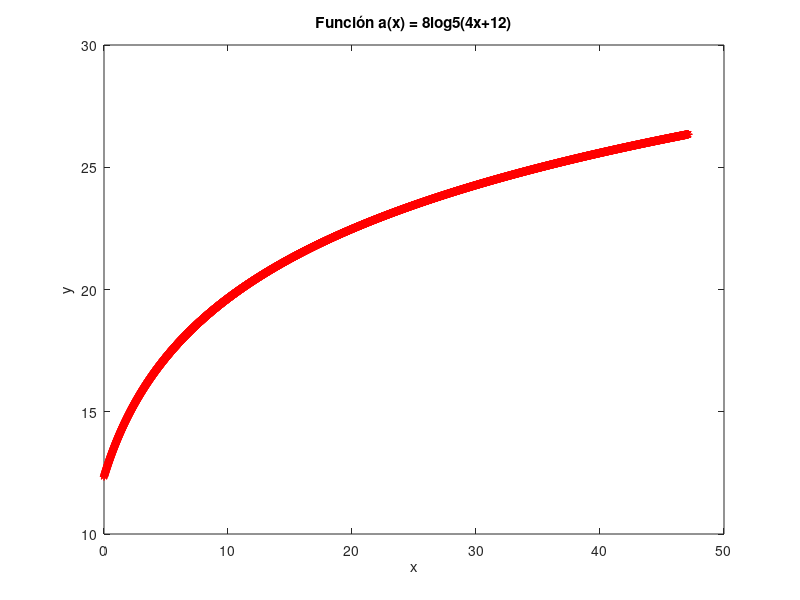
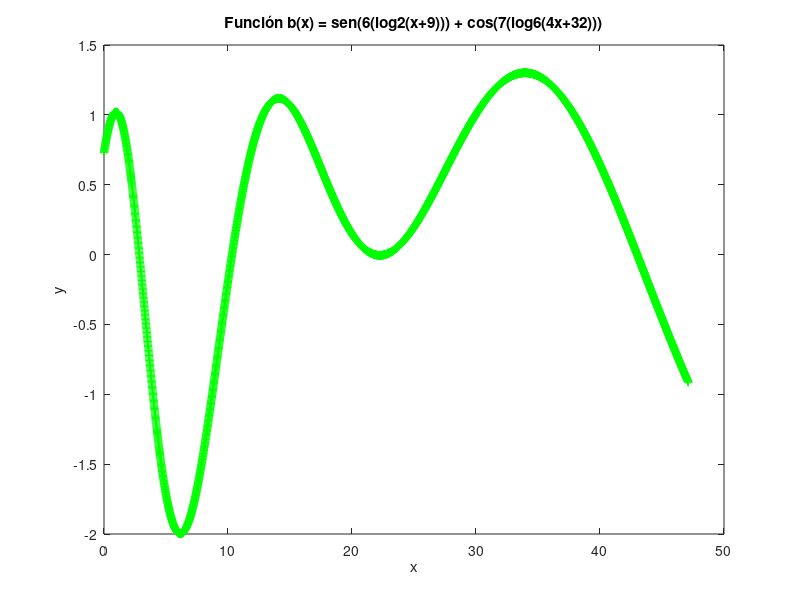
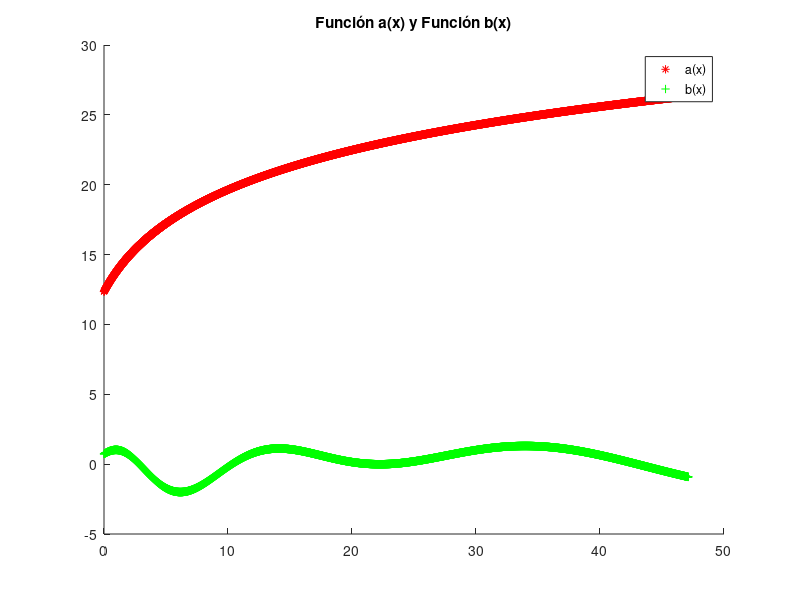
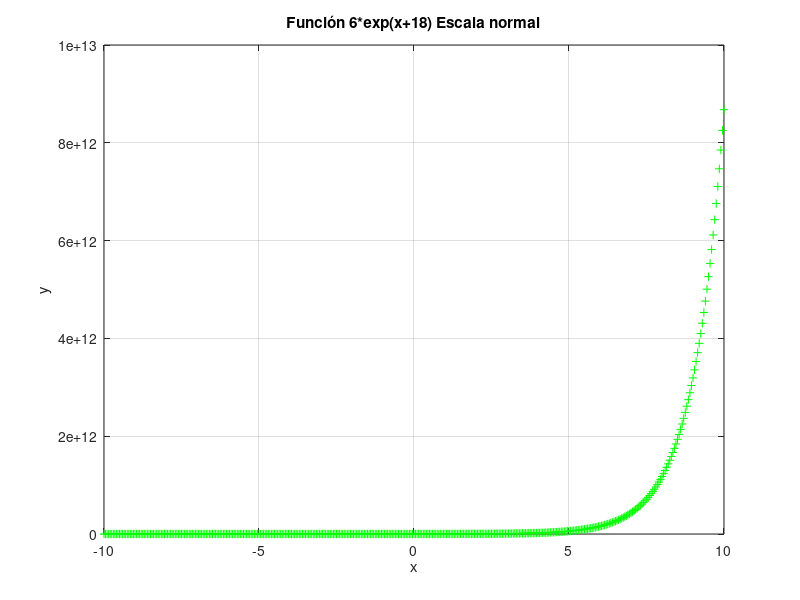

Here is the MATLAB script that generated these plots, in order:
format
%Laboratorio 1 Modelacion y Simulacion 1-2020
%Integrantes: Maximiliano Arevalo - Benjamin Muñoz

%--------------------------Primera parte-------------------------
%Graficar las funciones por separado:

%a(x) = 8log5(4x+12) (en rojo con *) intervalo [0,15pi] espacio de 0.01
x1 = 0:0.01:15*pi;
a = 8*(log(4*x1+12)/log(5)); %se aplica la propiedad de logaritmo para obtener log5(x)

%Grafico de la primera funcion
figure
plot(x1,a,'r *');
title('Función a(x) = 8log5(4x+12)');
ylabel('y');
xlabel('x');
%plot(x1,a,'r *');


%b(x) = sen(6(log2(x+9))) + cos(7(log6(4x+32))) (en verde con +)
x2 = 0:0.01:15*pi;
b = sin(6*(log2(x2+9))) + cos(7*(log(4*x2+32)/log(6)));

%Grafico de la segunda funcion
figure
plot(x2,b,'g +');
title ('Función b(x) = sen(6(log2(x+9))) + cos(7(log6(4x+32)))');
ylabel('y');
xlabel('x');




%Ambos juntos
figure
hold on;
title('Función a(x) y Función b(x)');
plot(x1,a,'r *');

plot(x2,b,'g +');
legend('a(x)','b(x)');
hold off;


%Escala normal
x3 = -10:0.05:10;
c = 6 * exp(x3+18);
figure
plot(x3,c,'g+');
title('Función 6*exp(x+18) Escala normal');
ylabel('y');
xlabel('x');
grid on;
%Escala logaritmica
figure
semilogy(x3,c,'r-');
title('Función 6*exp(x+18) Escala Logarítmica');
ylabel('y');
xlabel('x');
grid on;


%f1 = @(x) x^3 - 3*x + 2;
%xOut = newtonRaphson(f1,15,10^-8,5);
%xOut
